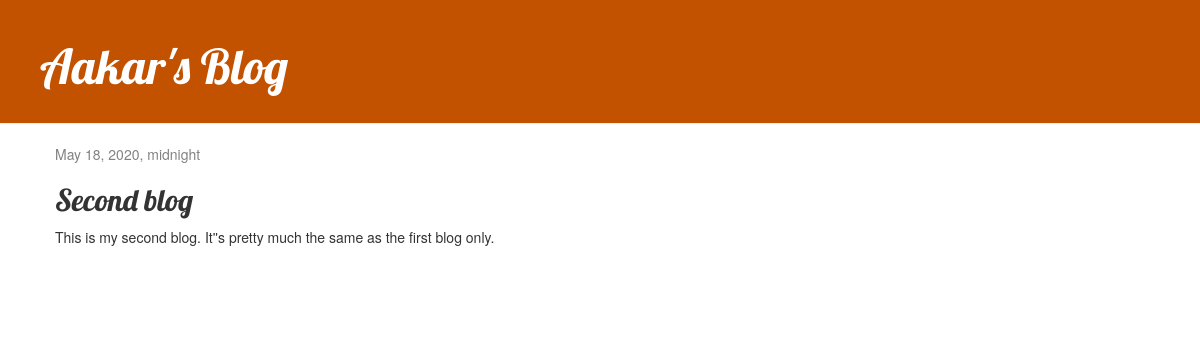
The app's page /post/2/ with its own data.
### blog/models.py (models this page shows, shortened)
class Post(models.Model):
    author = models.ForeignKey(settings.AUTH_USER_MODEL, on_delete=models.CASCADE)
    title = models.CharField(max_length=200)
    text = models.TextField()
    created_date = models.DateTimeField(default=timezone.now)
    published_date = models.DateTimeField(blank=True, null=True)

### blog/views.py (the view)
# urls.py: path('post/<int:pk>/', views.post_detail, name='post_detail'),
def post_detail(request, pk):
    post = get_object_or_404(Post, pk=pk)
    return render(request, 'blog/post_detail.html', {'post': post})

### blog/templates/blog/post_detail.html (shortened to what this page needs)
{% extends 'blog/base.html' %}
{% block content %}
<div class="post">
    {% if post.published_date %}
    <div class="date">
        {{ post.published_date }}
    </div>
    {% endif %}
    <h2>{{ post.title }}</h2>
    <p>{{ post.text|linebreaksbr }}</p>
</div>
{% endblock %}

### blog/static/css/blog.css (style rules this page uses)
h1, h2, h3, h4 { font-family: 'Lobster', cursive; }
.date { color: #828282; }
.post { margin-bottom: 70px; }

### records on screen
Post: published_date "May 18, 2020, midnight", title "Second blog", text "This is my second blog. It''s pretty much the same as the first blog only."
